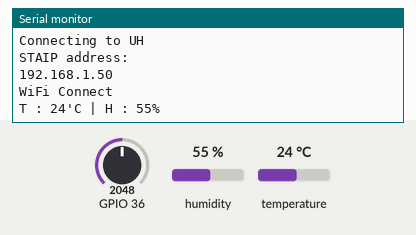
This sketch was run on a simulated ESP32. Parts: the last lines printed to the serial monitor. The test bench sets the inputs (shaded band); at power-on: humidity 55 %, temperature 24 °C, GPIO 36 = 2048. WiFi joins after 1.5 s; servers stay silent unless stated.

Above: at 2.7 s.
2.8 s: humidity set to 22 %
At 4.3 s:
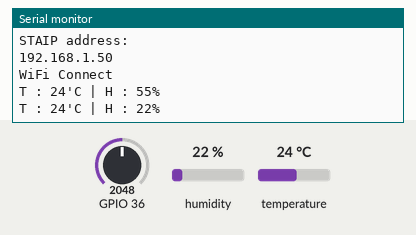
5.8 s: temperature set to 12 °C
At 6.8 s:
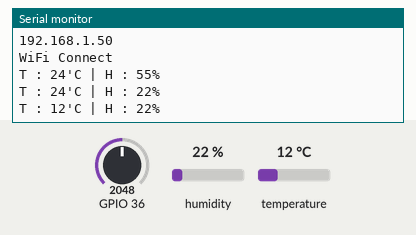
8.8 s: humidity set to 40 %
At 11.9 s:
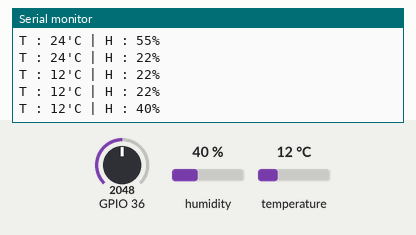
Timing chart, 0 to 13.4 s (numbered marks = the images above; inputs shaded):
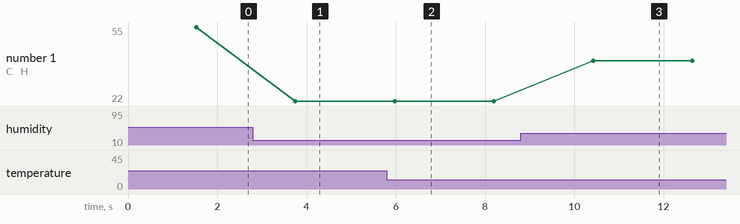

Measured:
- after the input at 2.8 s, the serial monitor: prints a new line after 0.95 s (image 1)
- after the input at 5.8 s, the serial monitor: prints a new line after 0.17 s (image 2)
- after the input at 8.8 s, the serial monitor: prints a new line after 1.6 s (image 3)
- plotted number 1: 55 → 22 after the input at 2.8 s, 22 → 40 after the input at 8.8 s

The sketch:

google_sheet.ino
```cpp
/*
 * Generated using BlocklyDuino:
 *
 * https://github.com/MediaTek-Labs/BlocklyDuino-for-LinkIt
 *
 * Date: Tue, 11 Jul 2023 07:57:38 GMT
 */
/*  部份程式由吉哥積木產生  */
/*  https://sites.google.com/jes.mlc.edu.tw/ljj/linkit7697  */
#include <WiFi.h>
#include "SimpleDHT.h"
SimpleDHT11 dht11(4);
byte dht11_temperature = 0;
byte dht11_humidity = 0;
#include <WiFiClientSecure.h>

char _lwifi_ssid[] = "UH";
char _lwifi_pass[] = "0910505205";
void initWiFi() {
  WiFi.mode(WIFI_AP_STA);

  for (int i=0;i<2;i++) {
    WiFi.begin(_lwifi_ssid, _lwifi_pass);

    delay(1000);
    Serial.println("");
    Serial.print("Connecting to ");
    Serial.println(_lwifi_ssid);

    long int StartTime=millis();
    while (WiFi.status() != WL_CONNECTED) {
        delay(500);
        if ((StartTime+5000) < millis()) break;
    }

    if (WiFi.status() == WL_CONNECTED) {
      Serial.println("");
      Serial.println("STAIP address: ");
      Serial.println(WiFi.localIP());
      Serial.println("");

      break;
    }
  }
}

void dht11_read() {
  dht11_temperature = 0;
  dht11_humidity = 0;
  dht11.read(&dht11_temperature, &dht11_humidity, NULL);
}

const char* asId="AKfycbyR-Yp-uu4nIvnjvnkILaQ5AX8yFxp-UpBO-Sqs0su3ai1N_BvQsz_Q";
String sheetId="";
String sheetTag="";

String URLEncode(const char* msg)
{
  const char *hex = "0123456789abcdef";
  String encodedMsg = "";
  while (*msg!='\0'){
      if( ('a' <= *msg && *msg <= 'z')
              || ('A' <= *msg && *msg <= 'Z')
              || ('0' <= *msg && *msg <= '9') ) {
          encodedMsg += *msg;
      } else {
          encodedMsg += '%';
          encodedMsg += hex[*msg >> 4];
          encodedMsg += hex[*msg & 15];
      }
      msg++;
  }
  return encodedMsg;
}

void  sendToGoogleSheets(const String& dateInclude,const String& data)
{
  static WiFiClientSecure sheetClient;
  const char* host="script.google.com";
  if (sheetClient.connect(host, 443)) {
      const String url = String() +"https://"+host+"/macros/s/"+asId+"/exec?type=insert&dateInclude="+dateInclude+"&sheetId="+sheetId+"&sheetTag="+sheetTag+"&data="+data;
      sheetClient.println("GET " + url + " HTTP/1.1");
      sheetClient.println(String()+"Host: "+host);
      sheetClient.println("Accept: */*");
      sheetClient.println("Connection: close");
      sheetClient.println();
      sheetClient.println();
      sheetClient.stop();
  }
}

void setup()
{
  Serial.begin(115200);

  initWiFi();
  Serial.println("WiFi Connect");
  sheetId="15avDmHyvMPi8Hla5rOqE7b9-XamerNcwYGeLyNPeFjw";
  sheetTag=URLEncode("Data");
}


void loop()
{
  dht11_read();
  Serial.println((String("T : ")+String(dht11_temperature)+String("\'C | H : ")+String(dht11_humidity)+String("%")));
  sendToGoogleSheets("1",URLEncode((String() + (dht11_temperature) + "," + (dht11_humidity) + "," + analogRead(36)).c_str()));
  delay(2000);
}
```
